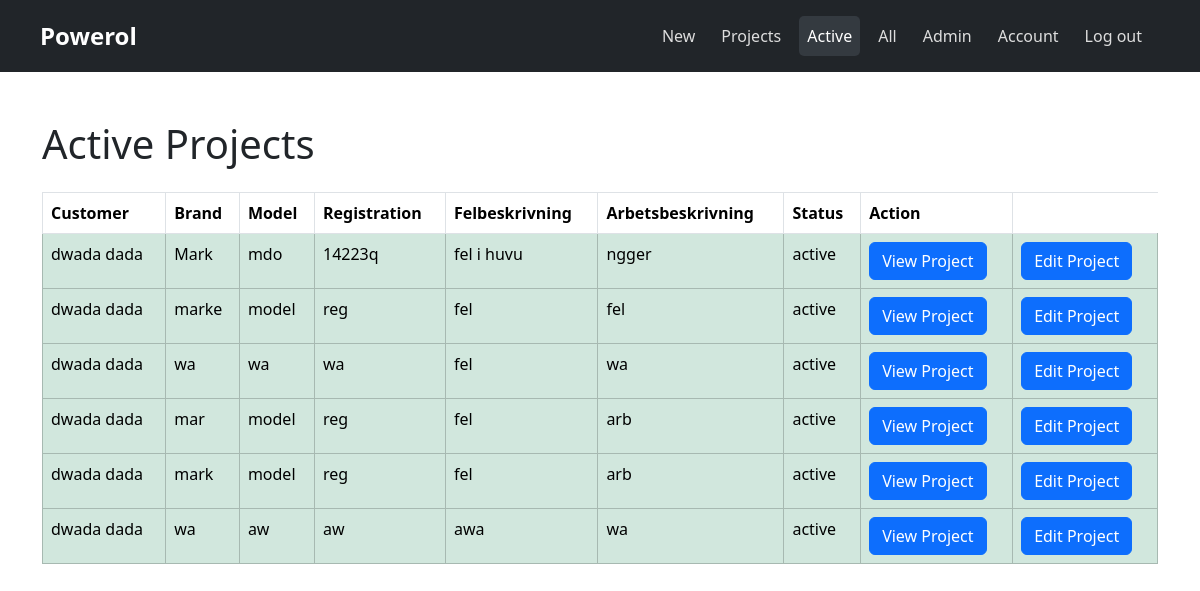
The app's page /active_projects.php (signed in) with its own data.
### tables this page shows
CREATE TABLE `table_projekt` (
  `id_projekt` int(11) NOT NULL,
  `pt_felbeskrivning` varchar(520) NOT NULL,
  `pt_arbetsbeskrivning` varchar(520) NOT NULL,
  `pt_status_fk` int(11) NOT NULL,
  `customer_fk` int(11) NOT NULL,
  `created_by_user_fk` int(11) NOT NULL,
  `car_brand` varchar(255) NOT NULL,
  `car_model` varchar(255) NOT NULL,
  `car_reg` varchar(255) NOT NULL,
  `fk_produkter` int(11) DEFAULT NULL
);

CREATE TABLE `table_status` (
  `id_status` int(11) NOT NULL,
  `status_name` varchar(50) NOT NULL
);

### active_projects.php (the view, shortened to what this page needs)
<?php
include_once 'includes/header.php';
echo "<div class='container mt-5'>";
echo "<h1 class='mb-4'>Active Projects</h1>";
try {
    $stmt = $pdo->query("
        SELECT
            p.id_projekt,
            CONCAT(c.cust_fname, ' ', c.cust_lname) AS customer_name,
            p.pt_felbeskrivning,
            p.pt_arbetsbeskrivning,
            p.car_brand,
            p.car_model,
            p.car_reg,
            s.status_name, -- Fetching the status name from table_status
            p.pt_status_fk
        FROM table_projekt p
        JOIN table_customer c ON p.customer_fk = c.id_cust
        JOIN table_status s ON p.pt_status_fk = s.id_status
        WHERE p.pt_status_fk = 1 -- Only show projects with 'Active' status
    ");
    if ($stmt->rowCount() > 0) {
        echo "<table class='table table-bordered table-hover'>
                <thead class='thead-dark'>
                    <tr>
                        <th>Customer</th>
                        <th>Brand</th>
                        <th>Model</th>
                        <th>Registration</th>
                        <th>Felbeskrivning</th>
                        <th>Arbetsbeskrivning</th>
                        <th>Status</th>
                        <th>Action</th>
                    </tr>
                </thead>
                <tbody>";
        foreach ($stmt as $row) {
            $color_class = 'table-success';
            $felbeskrivning = strlen($row['pt_felbeskrivning']) > 100
                ? substr($row['pt_felbeskrivning'], 0, 100) . '...'
                : $row['pt_felbeskrivning'];
            $arbetsbeskrivning = strlen($row['pt_arbetsbeskrivning']) > 100
                ? substr($row['pt_arbetsbeskrivning'], 0, 100) . '...'
                : $row['pt_arbetsbeskrivning'];
            echo "<tr class='$color_class'>
                    <td>" . $row['customer_name'] . "</td>
                    <td>" . $row['car_brand'] . "</td>
                    <td>" . $row['car_model'] . "</td>
                    <td>" . $row['car_reg'] . "</td>
                    <td>" . $felbeskrivning . "</td>
                    <td>" . $arbetsbeskrivning . "</td>
                    <td>" . $row['status_name'] . "</td>
                    <td>
                        <a href='single-project.php?id=" . $row['id_projekt'] . "' class='btn btn-primary'>View Project</a>
                    </td>
                    <td>
                        <a href='edit-single-project.php?id=" . $row['id_projekt'] . "' class='btn btn-primary'>Edit Project</a>
                    </td>
                  </tr>";
        }
        echo "</tbody></table>";
    } else {
        echo "<div class='alert alert-info' role='alert'>No active projects found.</div>";
    }
} catch (PDOException $e) {
    echo "<div class='alert alert-danger' role='alert'>Error: " . $e->getMessage() . "</div>";
}
echo "</div>";
?>

### records on screen
table_projekt: customer_name "dwada dada", car_brand "Mark", car_model "mdo", car_reg "14223q", pt_felbeskrivning "fel i huvu", pt_arbetsbeskrivning "ngger", pt_status_fk.status_name "active"
table_projekt: customer_name "dwada dada", car_brand "marke", car_model "model", car_reg "reg", pt_felbeskrivning "fel", pt_arbetsbeskrivning "fel", pt_status_fk.status_name "active"
table_projekt: customer_name "dwada dada", car_brand "wa", car_model "wa", car_reg "wa", pt_felbeskrivning "fel", pt_arbetsbeskrivning "wa", pt_status_fk.status_name "active"
table_projekt: customer_name "dwada dada", car_brand "mar", car_model "model", car_reg "reg", pt_felbeskrivning "fel", pt_arbetsbeskrivning "arb", pt_status_fk.status_name "active"
table_projekt: customer_name "dwada dada", car_brand "mark", car_model "model", car_reg "reg", pt_felbeskrivning "fel", pt_arbetsbeskrivning "arb", pt_status_fk.status_name "active"
table_projekt: customer_name "dwada dada", car_brand "wa", car_model "aw", car_reg "aw", pt_felbeskrivning "awa", pt_arbetsbeskrivning "wa", pt_status_fk.status_name "active"

### other values on screen
$menuItem['title'] "New"
$menuItem['title'] "Projects"
$menuItem['title'] "Active"
$menuItem['title'] "All"
$menuItem['title'] "Admin"
$menuItem['title'] "Account"
